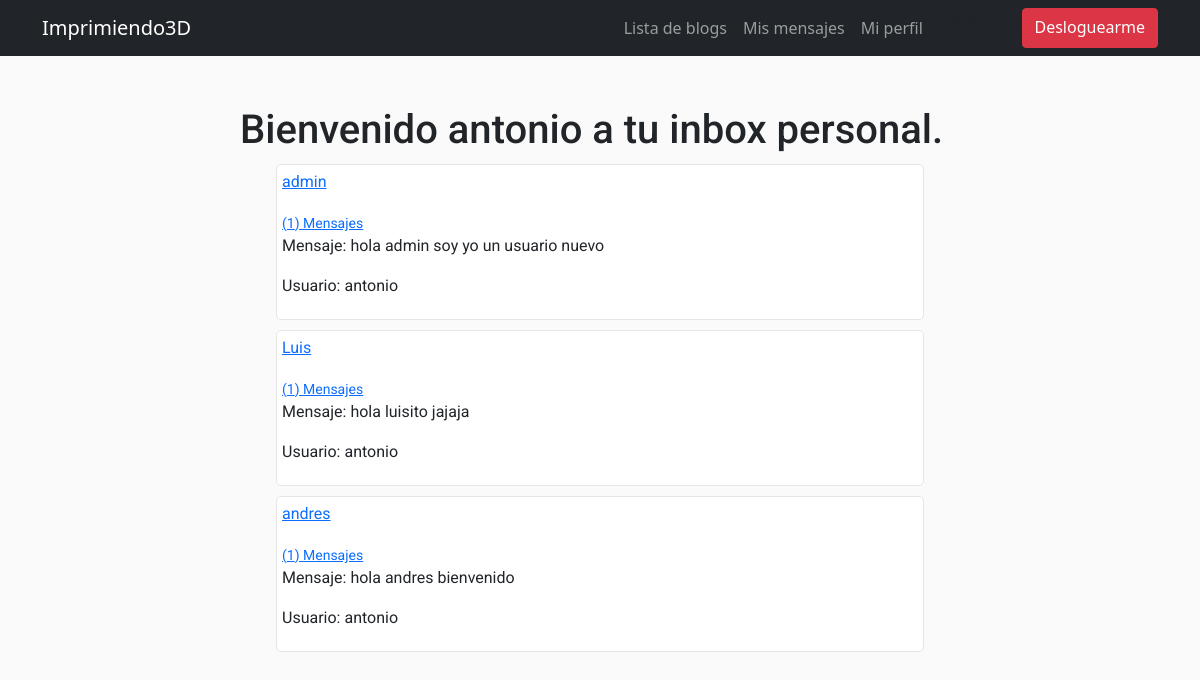
Page /App3D/inbox/ (signed in) on the committed database.
### App3D/models.py (models this page shows)
class ModelBase(models.Model):
	id = models.UUIDField(default=uuid.uuid4, primary_key=True, db_index=True, editable=False)
	tiempo = models.DateTimeField(auto_now_add=True)
	actualizar = models.DateTimeField(auto_now=True)
	class Meta:
		abstract = True

class CanalUsuario(ModelBase):
	canal  = models.ForeignKey("Canal", null=True, on_delete=models.SET_NULL)
	usuario = models.ForeignKey(User, on_delete=models.CASCADE)

class Canal(ModelBase):
	usuarios = models.ManyToManyField(User, blank=True, through=CanalUsuario)
	objects = CanalManager()

class CanalMensaje(ModelBase):
	canal   = models.ForeignKey("Canal", on_delete=models.CASCADE)
	usuario = models.ForeignKey(User, on_delete=models.CASCADE)
	texto =  models.TextField()

### App3D/views.py (the view)
# urls.py: path("inbox/", Inbox.as_view(), name="inbox"),
class Inbox(View):
	def get(self, request):
		inbox = Canal.objects.filter(canalusuario__usuario__in=[request.user.id])
		context = {
			"inbox":inbox
		}
		return render(request, 'App3D/inbox.html', context)

### App3D/models.py (called while the page is built)
	def get_queryset(self, *args, **kwargs):
		return CanalQuerySet(self.model, using=self._db)

### App3D/templates/App3D/inbox.html (shortened to what this page needs)
{% extends 'App3D/base.html' %}
{% block contenedor %}
<h1>
	Bienvenido {{user}} a tu inbox personal.
</h1>
{% for inbox in inbox %}
<div class="div_inbox">
	{% for second_user in inbox.canalusuario_set.all %}
		{% if second_user.usuario ==  request.user %}
		{% else %}
			<a href="{% url 'detailms' second_user.usuario.username %}">
				<p>
					{{second_user.usuario}}
				</p>
				<small>
					({{inbox.canalmensaje_set.count}}) Mensajes
				</small>
			</a>
		{% endif %}
	{% endfor %}
	{% if inbox.canalmensaje_set.count != 0 %}
		<div class="div_ms_inbox">
			{% with ultimo_mensaje=inbox.canalmensaje_set.last %}
				<p>
					Mensaje: {{ultimo_mensaje.texto}}
				</p>
				<p>
					Usuario: {{ultimo_mensaje.usuario}}
				</p>
			{% endwith %}
		</div>
	{% else %}
		<h2>
			Mi inbox
		</h2>
	{% endif %}
</div>
{% empty %}
<h2>
	Inbox Vacio
</h2>
{% endfor %}
{% endblock %}

### App3D/templates/App3D/base.html (style rules this page uses)
* { margin: 0; padding: 0; }
body { background:#fafafa; }
h1, h2, h3, p, small { font-family: 'Roboto', sans-serif; }

### App3D/templates/App3D/inbox.html (style rules this page uses)
.div_inbox { width: 90%; margin:10px auto; background: #fff; border-radius: 5px; border:1px solid #e6e6e6; padding: 5px; }

### rows in the picture
Canal: canalmensaje_set.count "1", canalmensaje_set.last.texto "hola admin soy yo un usuario nuevo", canalmensaje_set.last.usuario "antonio"
CanalUsuario: usuario "admin"
Canal: canalmensaje_set.count "1", canalmensaje_set.last.texto "hola luisito jajaja", canalmensaje_set.last.usuario "antonio"
CanalUsuario: usuario "Luis"
Canal: canalmensaje_set.count "1", canalmensaje_set.last.texto "hola andres bienvenido", canalmensaje_set.last.usuario "antonio"
CanalUsuario: usuario "andres"

### other values in the picture
{{ user }} "antonio"
